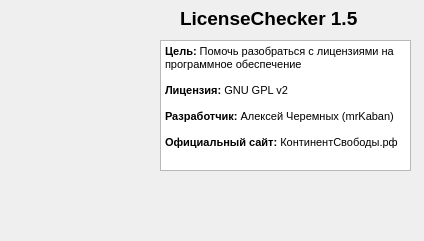
<?xml version="1.0" encoding="UTF-8"?>
<ui version="4.0">
 <class>About</class>
 <widget class="QWidget" name="About">
  <property name="windowModality">
   <enum>Qt::ApplicationModal</enum>
  </property>
  <property name="geometry">
   <rect>
    <x>0</x>
    <y>0</y>
    <width>424</width>
    <height>241</height>
   </rect>
  </property>
  <property name="windowTitle">
   <string>О программе LicenseChecker</string>
  </property>
  <property name="windowIcon">
   <iconset>
    <normaloff>LicenseChecker.ico</normaloff>LicenseChecker.ico</iconset>
  </property>
  <widget class="QLabel" name="label">
   <property name="geometry">
    <rect>
     <x>180</x>
     <y>10</y>
     <width>191</width>
     <height>16</height>
    </rect>
   </property>
   <property name="font">
    <font>
     <pointsize>14</pointsize>
     <weight>75</weight>
     <bold>true</bold>
    </font>
   </property>
   <property name="text">
    <string>LicenseChecker 1.5</string>
   </property>
  </widget>
  <widget class="QLabel" name="label_2">
   <property name="geometry">
    <rect>
     <x>20</x>
     <y>10</y>
     <width>121</width>
     <height>211</height>
    </rect>
   </property>
   <property name="text">
    <string/>
   </property>
   <property name="pixmap">
    <pixmap>LicenseChecker.png</pixmap>
   </property>
  </widget>
  <widget class="QTextBrowser" name="textBrowser">
   <property name="geometry">
    <rect>
     <x>160</x>
     <y>40</y>
     <width>251</width>
     <height>131</height>
    </rect>
   </property>
   <property name="html">
    <string>&lt;!DOCTYPE HTML PUBLIC &quot;-//W3C//DTD HTML 4.0//EN&quot; &quot;http://www.w3.org/TR/REC-html40/strict.dtd&quot;&gt;
&lt;html&gt;&lt;head&gt;&lt;meta name=&quot;qrichtext&quot; content=&quot;1&quot; /&gt;&lt;style type=&quot;text/css&quot;&gt;
p, li { white-space: pre-wrap; }
&lt;/style&gt;&lt;/head&gt;&lt;body style=&quot; font-family:'MS Shell Dlg 2'; font-size:8.25pt; font-weight:400; font-style:normal;&quot;&gt;
&lt;p style=&quot; margin-top:0px; margin-bottom:0px; margin-left:0px; margin-right:0px; -qt-block-indent:0; text-indent:0px;&quot;&gt;&lt;span style=&quot; font-weight:600;&quot;&gt;Цель:&lt;/span&gt; Помочь разобраться с лицензиями на программное обеспечение&lt;/p&gt;
&lt;p style=&quot;-qt-paragraph-type:empty; margin-top:0px; margin-bottom:0px; margin-left:0px; margin-right:0px; -qt-block-indent:0; text-indent:0px;&quot;&gt;&lt;br /&gt;&lt;/p&gt;
&lt;p style=&quot; margin-top:0px; margin-bottom:0px; margin-left:0px; margin-right:0px; -qt-block-indent:0; text-indent:0px;&quot;&gt;&lt;span style=&quot; font-weight:600;&quot;&gt;Лицензия:&lt;/span&gt; GNU GPL v2&lt;/p&gt;
&lt;p style=&quot;-qt-paragraph-type:empty; margin-top:0px; margin-bottom:0px; margin-left:0px; margin-right:0px; -qt-block-indent:0; text-indent:0px;&quot;&gt;&lt;br /&gt;&lt;/p&gt;
&lt;p style=&quot; margin-top:0px; margin-bottom:0px; margin-left:0px; margin-right:0px; -qt-block-indent:0; text-indent:0px;&quot;&gt;&lt;span style=&quot; font-weight:600;&quot;&gt;Разработчик:&lt;/span&gt; Алексей Черемных (mrKaban) &lt;/p&gt;
&lt;p style=&quot;-qt-paragraph-type:empty; margin-top:0px; margin-bottom:0px; margin-left:0px; margin-right:0px; -qt-block-indent:0; text-indent:0px;&quot;&gt;&lt;br /&gt;&lt;/p&gt;
&lt;p style=&quot; margin-top:0px; margin-bottom:0px; margin-left:0px; margin-right:0px; -qt-block-indent:0; text-indent:0px;&quot;&gt;&lt;span style=&quot; font-weight:600;&quot;&gt;Официальный сайт: &lt;/span&gt;КонтинентСвободы.рф&lt;/p&gt;&lt;/body&gt;&lt;/html&gt;</string>
   </property>
  </widget>
  <widget class="QLabel" name="label_3">
   <property name="geometry">
    <rect>
     <x>200</x>
     <y>170</y>
     <width>161</width>
     <height>71</height>
    </rect>
   </property>
   <property name="text">
    <string/>
   </property>
   <property name="pixmap">
    <pixmap>python-powered.png</pixmap>
   </property>
   <property name="scaledContents">
    <bool>false</bool>
   </property>
  </widget>
  <zorder>label_3</zorder>
  <zorder>label</zorder>
  <zorder>label_2</zorder>
  <zorder>textBrowser</zorder>
 </widget>
 <resources/>
 <connections/>
</ui>
